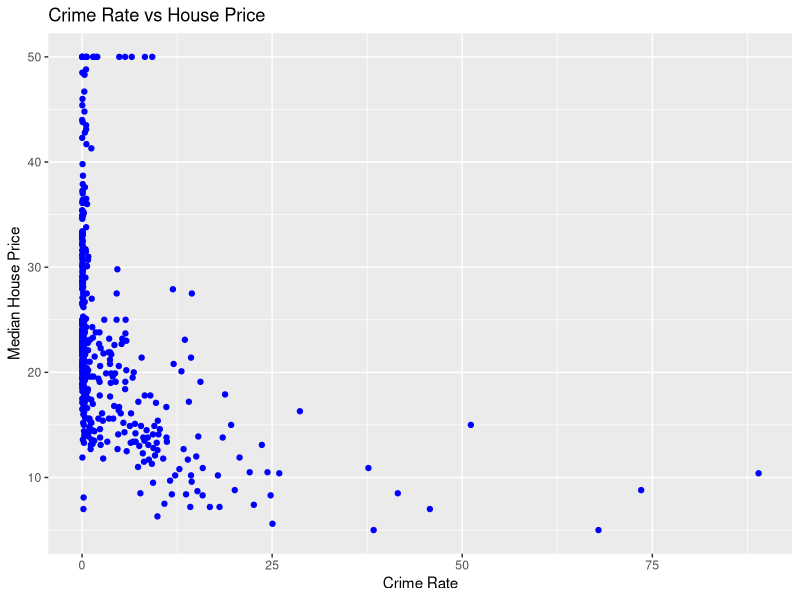
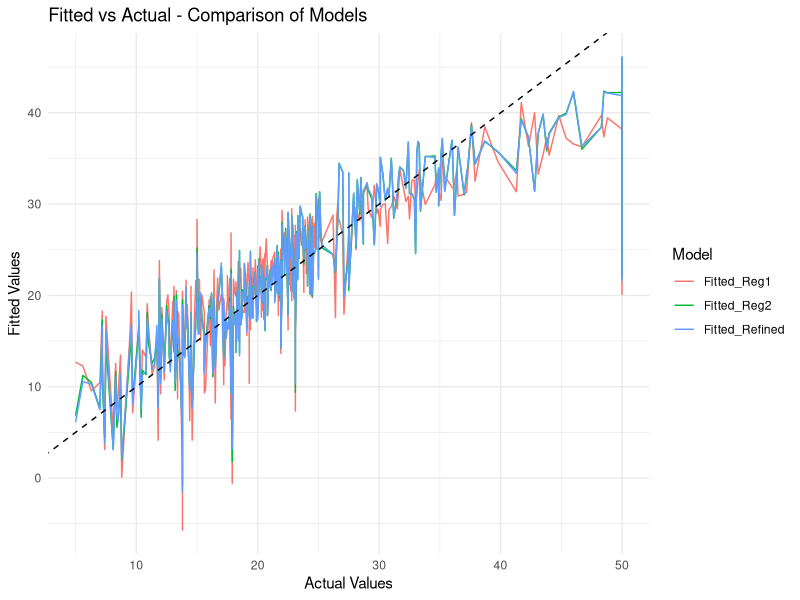

Source code (R) for these figures, in order: (Note: this script raises an error after producing the figures.)
## ---- chunk 1
# Load necessary libraries
library(MASS)
library(ggplot2)
library(caTools)
## ---- chunk 2
# Load Boston housing dataset
data("Boston")
head(Boston)  # View first few rows
## ---- chunk 3
# Summary statistics
summary(Boston)

# Correlation matrix
cor(Boston)

# Plot relationship between crime rate & house price
ggplot(Boston, aes(x = crim, y = medv)) +
  geom_point(color = "blue") +
  labs(title = "Crime Rate vs House Price", x = "Crime Rate", y = "Median House Price")
## ---- chunk 4
set.seed(100)
split <- sample.split(Boston$medv, SplitRatio = 0.65)
train <- subset(Boston, split == TRUE)
test <- subset(Boston, split == FALSE)
## ---- chunk 5
# Fit the multiple linear regression model with two variables
Reg1 <- lm(medv ~ lstat + rm, data = train)

# Model summary
summary(Reg1)
## ---- chunk 6
# Fit the multiple linear regression model using all independent variables
Reg2 <- lm(medv ~ ., data = train)

# Model summary
summary(Reg2)
## ---- chunk 7
# Checking p-value significance to identify important variables
significant_vars <- summary(Reg2)$coefficients[,4] < 0.05
important_features <- names(which(significant_vars))
print("Significant Variables:")
print(important_features)

# Ensure that Intercept is removed from the list
important_features <- setdiff(important_features, "(Intercept)")

# Rebuilding the model with only significant variables
formula <- as.formula(paste("medv ~", paste(important_features, collapse = " + ")))
RefinedReg <- lm(formula, data = train)

# Model summary after feature selection
summary(RefinedReg)
## ---- chunk 8
# Predict on test data
predictions_Reg1 <- predict(Reg1, newdata = test)
predictions_Reg2 <- predict(Reg2, newdata = test)
predictions_Refined <- predict(RefinedReg, newdata = test)

# Calculate R-Squared for all models
SSE_Reg1 <- sum((test$medv - predictions_Reg1)^2)  # Sum of Squared Errors
SST <- sum((test$medv - mean(test$medv))^2)  # Total Sum of Squares
R_squared_Reg1 <- 1 - (SSE_Reg1/SST)

SSE_Reg2 <- sum((test$medv - predictions_Reg2)^2)
R_squared_Reg2 <- 1 - (SSE_Reg2/SST)

SSE_Refined <- sum((test$medv - predictions_Refined)^2)
R_squared_Refined <- 1 - (SSE_Refined/SST)

R_squared_Reg1
R_squared_Reg2
R_squared_Refined
## ---- chunk 9
library(ggplot2)

# Create dataframe for plotting
train_results <- data.frame(
  Actual = train$medv,
  Fitted_Reg1 = fitted(Reg1),
  Fitted_Reg2 = fitted(Reg2),
  Fitted_Refined = fitted(RefinedReg)
)

# Convert data to long format for ggplot
library(reshape2)
melted_results <- melt(train_results, id.vars = "Actual", variable.name = "Model", value.name = "Fitted")

# Plot Fitted vs Actual for all models
ggplot(melted_results, aes(x = Actual, y = Fitted, color = Model)) +
  geom_line() +
  geom_abline(slope = 1, intercept = 0, linetype = "dashed", color = "black") +
  labs(title = "Fitted vs Actual - Comparison of Models", x = "Actual Values", y = "Fitted Values") +
  theme_minimal()
## ---- chunk 10
# The model with two variables, the model with all variables, and the refined model are compared.
# R-squared values indicate how well each model explains price variation.
# The refined model, using only significant variables, may offer better interpretability and performance.
## ---- chunk 11
# Save notebook as an HTML report
rmarkdown::render("House-Price-Regression.Rmd")
